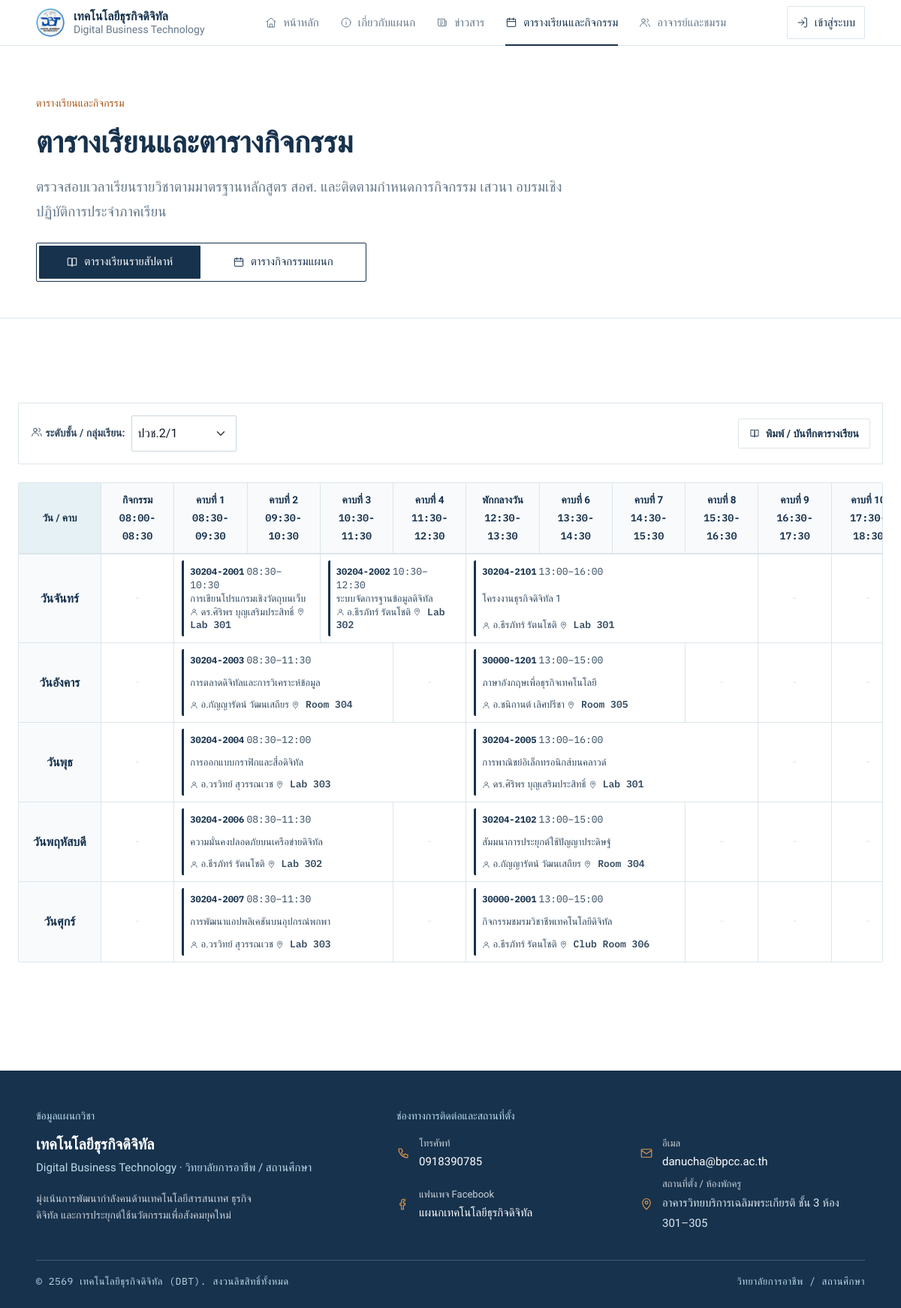
/pages/schedule.php, run on the app's committed database.
### tables this page shows
CREATE TABLE
  IF NOT EXISTS `class_schedule` (
    `id` INT AUTO_INCREMENT PRIMARY KEY,
    `day_of_week` TINYINT NOT NULL COMMENT '1=จันทร์, 2=อังคาร, 3=พุธ, 4=พฤหัสบดี, 5=ศุกร์',
    `time_start` TIME NOT NULL,
    `time_end` TIME NOT NULL,
    `subject_code` VARCHAR(20) NOT NULL,
    `subject_name` VARCHAR(100) NOT NULL,
    `teacher_name` VARCHAR(100) NOT NULL,
    `room` VARCHAR(50) NOT NULL,
    `class_group` VARCHAR(50) NOT NULL DEFAULT 'ปวช.2/1',
    INDEX `idx_sched_group_day` (`class_group`, `day_of_week`, `time_start`),
    INDEX `idx_sched_day` (`day_of_week`)
  );

### pages/schedule.php (the view, shortened to what the rows shown need)
<?php
require_once __DIR__ . '/../includes/config.php';
require_once __DIR__ . '/../includes/helpers.php';
require_once __DIR__ . '/../includes/services/ScheduleService.php';
$tab = filter_input(INPUT_GET, 'tab', FILTER_DEFAULT) ?: 'class';
$currentDayNum = (int) date('N');
$currentTime   = date('H:i:s');
$availableGroups = ScheduleService::getAvailableGroups();
$queryGroup = trim((string) (filter_input(INPUT_GET, 'group', FILTER_DEFAULT) ?? ''));
$selectedGroup = in_array($queryGroup, $availableGroups, true) ? $queryGroup : $availableGroups[0];
$gridData      = ScheduleService::getTimetableGrid($selectedGroup);
$periods       = $gridData['periods'];
$grid          = $gridData['grid'];
$scheduleByDay = ScheduleService::getScheduleByDay($selectedGroup);
$currentSlotId = null;
$nextSlotId    = null;
if ($currentDayNum >= 1 && $currentDayNum <= 5) {
    $upcomingToday = [];
    if (!empty($upcomingToday)) {
        usort($upcomingToday, fn($a, $b) => strcmp($a['time_start'], $b['time_start']));
        $nextSlotId = (int) $upcomingToday[0]['id'];
    } else {
        for ($nextD = $currentDayNum + 1; $nextD <= 5; $nextD++) {
            $nextDaySlots = array_filter($scheduleByDay[$nextD] ?? [], function($s) {
                $code = strtoupper(trim($s['subject_code']));
                $name = trim($s['subject_name']);
                return !($code === 'FLAG' || $code === 'LUNCH' || str_contains($name, 'เสาธง') || str_contains($name, 'พัก'));
            });
            if (!empty($nextDaySlots)) {
                usort($nextDaySlots, fn($a, $b) => strcmp($a['time_start'], $b['time_start']));
                $firstNext = reset($nextDaySlots);
                $nextSlotId = (int) $firstNext['id'];
                break;
            }
        }
    }
}
include __DIR__ . '/../includes/header.php';
?>
<div class="page-head">
  <div class="container-xl">
    <h1>ตารางเรียนและตารางกิจกรรม</h1>
  </div>
</div>
<section class="section">
  <div class="<?= $tab === 'class' ? 'container-fluid px-3 px-xl-4 px-xxl-5' : 'container-xl' ?>">
    <?php if ($tab === 'class'): ?>
      <div class="d-none d-md-block timetable-wrap-user">
        <table class="week-table">
          <thead>
            <tr>
              <th class="col-day">
                <div class="period-head-inner">
                  <span>วัน / คาบ</span>
                </div>
              </th>
              <?php foreach ($periods as $p): ?>
                <?php
                $isCurrentP = ($currentTime >= $p['start'] . ':00' && $currentTime <= $p['end'] . ':00' && $currentDayNum >= 1 && $currentDayNum <= 5);
                ?>
                <th class="<?= $isCurrentP ? 'is-current-period' : '' ?>">
                  <div class="period-head-inner">
                    <div class="period-name"><?= e($p['name'] ?: 'คาบ ' . $p['num']) ?></div>
                    <div class="period-time mono"><?= e($p['label']) ?></div>
                  </div>
                </th>
              <?php endforeach; ?>
            </tr>
          </thead>
          <tbody>
            <?php for ($d = 1; $d <= 5; $d++): ?>
              <?php $isDayToday = ($d === $currentDayNum); ?>
              <tr class="<?= $isDayToday ? 'is-today' : '' ?>">
                <td class="col-day">
                  <div class="day-label-inner">
                    <span>วัน<?= TH_DAYS[$d] ?></span>
                  </div>
                </td>
                <?php foreach ($grid[$d] as $cell): ?>
                  <?php if ($cell['type'] === 'flag'): ?>
                    <td colspan="<?= $cell['colspan'] ?>" class="slot-flag">
                      <div class="special-slot-inner">
                        <div class="special-icon"><?= icon('flag', 14) ?></div>
                        <div class="special-title"><?= e($cell['title']) ?></div>
                        <div class="special-time mono"><?= hm($cell['slot']['time_start']) ?>–<?= hm($cell['slot']['time_end']) ?></div>
                      </div>
                    </td>
                  <?php elseif ($cell['type'] === 'class'): ?>
                    <?php
                    $s = $cell['slot'];
                    $slotId = (int) $s['id'];
                    $isCurrent = ($isDayToday && $slotId === $currentSlotId);
                    $isNext    = ($isDayToday && $slotId === $nextSlotId);
                    $highlightClass = $isCurrent ? 'is-current-class' : ($isNext ? 'is-next-class' : '');
                    ?>
                    <td colspan="<?= $cell['colspan'] ?>" class="slot-class <?= $highlightClass ?>">
                      <div class="cell-slot">
                        <div class="slot-head">
                          <span class="mono fw-bold slot-code"><?= e($s['subject_code']) ?></span>
                          <span class="mono slot-time"><?= hm($s['time_start']) ?>–<?= hm($s['time_end']) ?></span>
                        </div>
                        <div class="s" title="<?= e($s['subject_name']) ?>">
                          <?= e($s['subject_name']) ?>
                        </div>
                        <div class="r">
                          <span class="teacher text-truncate" title="<?= e($s['teacher_name'] ?: '-') ?>"><?= icon('user', 11) ?> <?= e($s['teacher_name'] ?: '-') ?></span>
                          <span class="mono room fw-semibold"><?= icon('map-pin', 11) ?> <?= e($s['room'] ?: '-') ?></span>
                        </div>
                      </div>
                    </td>
                  <?php else: ?>
                    <td colspan="1" class="slot-empty">
                      <div class="empty-slot-inner">
                        <span class="empty-dash">-</span>
                      </div>
                    </td>
                  <?php endif; ?>
                <?php endforeach; ?>
              </tr>
            <?php endfor; ?>
          </tbody>
        </table>
      </div>
    <?php endif; ?>
  </div>
</section>
<?php include __DIR__ . '/../includes/footer.php'; ?>

### data on the page
class_schedule: subject_code "30204-2001", time_start "08:30", time_end "10:30", subject_name "การเขียนโปรแกรมเชิงวัตถุบนเว็บ", teacher_name "ดร.ศิริพร บุญเสริมประสิทธิ์", room "Lab 301"
class_schedule: subject_code "30204-2002", time_start "10:30", time_end "12:30", subject_name "ระบบจัดการฐานข้อมูลดิจิทัล", teacher_name "อ.ธีรภัทร์ รัตนโชติ", room "Lab 302"
class_schedule: subject_code "30204-2101", time_start "13:00", time_end "16:00", subject_name "โครงงานธุรกิจดิจิทัล 1", teacher_name "อ.ธีรภัทร์ รัตนโชติ", room "Lab 301"
class_schedule: subject_code "30204-2003", time_start "08:30", time_end "11:30", subject_name "การตลาดดิจิทัลและการวิเคราะห์ข้อมูล", teacher_name "อ.กัญญารัตน์ วัฒนเสถียร", room "Room 304"
class_schedule: subject_code "30000-1201", time_start "13:00", time_end "15:00", subject_name "ภาษาอังกฤษเพื่อธุรกิจเทคโนโลยี", teacher_name "อ.ชนิกานต์ เลิศปรีชา", room "Room 305"
class_schedule: subject_code "30204-2004", time_start "08:30", time_end "12:00", subject_name "การออกแบบกราฟิกและสื่อดิจิทัล", teacher_name "อ.วรวิทย์ สุวรรณเวช", room "Lab 303"
class_schedule: subject_code "30204-2005", time_start "13:00", time_end "16:00", subject_name "การพาณิชย์อิเล็กทรอนิกส์บนคลาวด์", teacher_name "ดร.ศิริพร บุญเสริมประสิทธิ์", room "Lab 301"
class_schedule: subject_code "30204-2006", time_start "08:30", time_end "11:30", subject_name "ความมั่นคงปลอดภัยบนเครือข่ายดิจิทัล", teacher_name "อ.ธีรภัทร์ รัตนโชติ", room "Lab 302"
class_schedule: subject_code "30204-2102", time_start "13:00", time_end "15:00", subject_name "สัมมนาการประยุกต์ใช้ปัญญาประดิษฐ์", teacher_name "อ.กัญญารัตน์ วัฒนเสถียร", room "Room 304"
class_schedule: subject_code "30204-2007", time_start "08:30", time_end "11:30", subject_name "การพัฒนาแอปพลิเคชันบนอุปกรณ์พกพา", teacher_name "อ.วรวิทย์ สุวรรณเวช", room "Lab 303"
class_schedule: subject_code "30000-2001", time_start "13:00", time_end "15:00", subject_name "กิจกรรมชมรมวิชาชีพเทคโนโลยีดิจิทัล", teacher_name "อ.ธีรภัทร์ รัตนโชติ", room "Club Room 306"

### other printed values
SITE_NAME "เทคโนโลยีธุรกิจดิจิทัล"
SITE_NAME_EN "Digital Business Technology"
$p['name'] ?: 'คาบ ' . $p['num'] "กิจกรรม"
$p['label'] "08:00-08:30"
$p['name'] ?: 'คาบ ' . $p['num'] "คาบที่ 1"
$p['label'] "08:30-09:30"
$p['name'] ?: 'คาบ ' . $p['num'] "คาบที่ 2"
$p['label'] "09:30-10:30"
$p['name'] ?: 'คาบ ' . $p['num'] "คาบที่ 3"
$p['label'] "10:30-11:30"
$p['name'] ?: 'คาบ ' . $p['num'] "คาบที่ 4"
$p['label'] "11:30-12:30"
$p['name'] ?: 'คาบ ' . $p['num'] "พักกลางวัน"
$p['label'] "12:30-13:30"
$p['name'] ?: 'คาบ ' . $p['num'] "คาบที่ 6"
